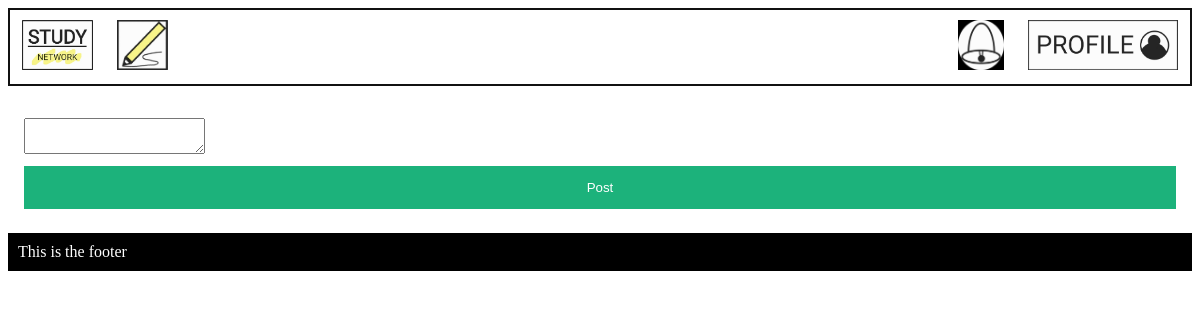
/comment/60 (signed in), run on an earlier commit of the app's database.
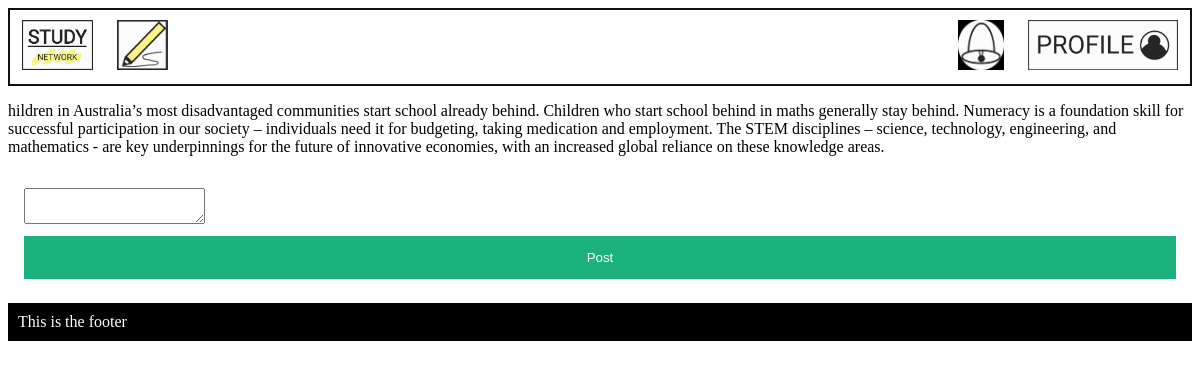
And on a later commit of the database.
### models.py (models this page shows)
class Post(db.Model):
    __tablename__ = 'Post'
    id = db.Column(db.Integer, primary_key=True)
    title = db.Column(db.Text)
    discussion = db.Column(db.Text)
    date = db.Column(db.Integer)
    comments = db.Column(db.Integer)
    user_id = db.Column(db.Integer, db.ForeignKey('User.id'))
    post_user = db.relationship('User', back_populates='user_post')
    replies_post = db.relationship('Reply', secondary=PostReply, back_populates='posts_reply')
    categories_post = db.relationship('Category', secondary=PostCategory, back_populates='posts_category')
    notifications_post = db.relationship('Notification', back_populates='posts_notification')
    posts = db.relationship('Comment', back_populates='user')

### main.py (the view, shortened to what this page needs)
@app.route('/comment/<int:id>', methods=['GET', 'POST'])
def comment(id):
    form = Comment()
    post_info = db.session.query(models.Post).filter_by(id = id).first()
    user_info = db.session.query(models.User).filter_by(id = session['logged_in_user']).first()
    comments = db.session.query(models.Comment).filter_by(Post_id = id).all()
    if g.logged_in_user == None:
        return redirect(url_for('user'))
    elif request.method == 'GET':# display all the comments in the post
        if comments == Null:
            return render_template('comment.html', form=form, post_info=post_info)
        else:
            return render_template('comment.html', form=form, comments=comments, post_info=post_info)

### forms.py
class Comment(FlaskForm):
    comment = TextAreaField('Write your comment or reply here', validators=[DataRequired()])

### main.py (called while the page is built)
@app.before_request
def before_request():
    g.logged_in_user = None
    if 'logged_in_user' in session:
        g.logged_in_user = session['logged_in_user']

### templates/comment.html (shortened to what this page needs)
{% extends 'layout.html' %}
{% block content %}
<p>{{ post_info.discussion }}</p>
<form method="POST" enctype="multipart/form-data">
    {{ form.comment }}
    <input type="submit" value="Post">
</form>
{% endblock %}

What changed in the data, as far as the page shows it:
added Post: discussion "hildren in Australia’s most disadvantaged communities start school already behind. Children who start school behind in maths generally stay behind. Numeracy is a foundation skill for successful participation in our society – individuals need it for budgeting, taking medication and employment. The STEM disciplines – science, technology, engineering, and mathematics - are key underpinnings for the future of innovative economies, with an increased global reliance on these knowledge areas."
